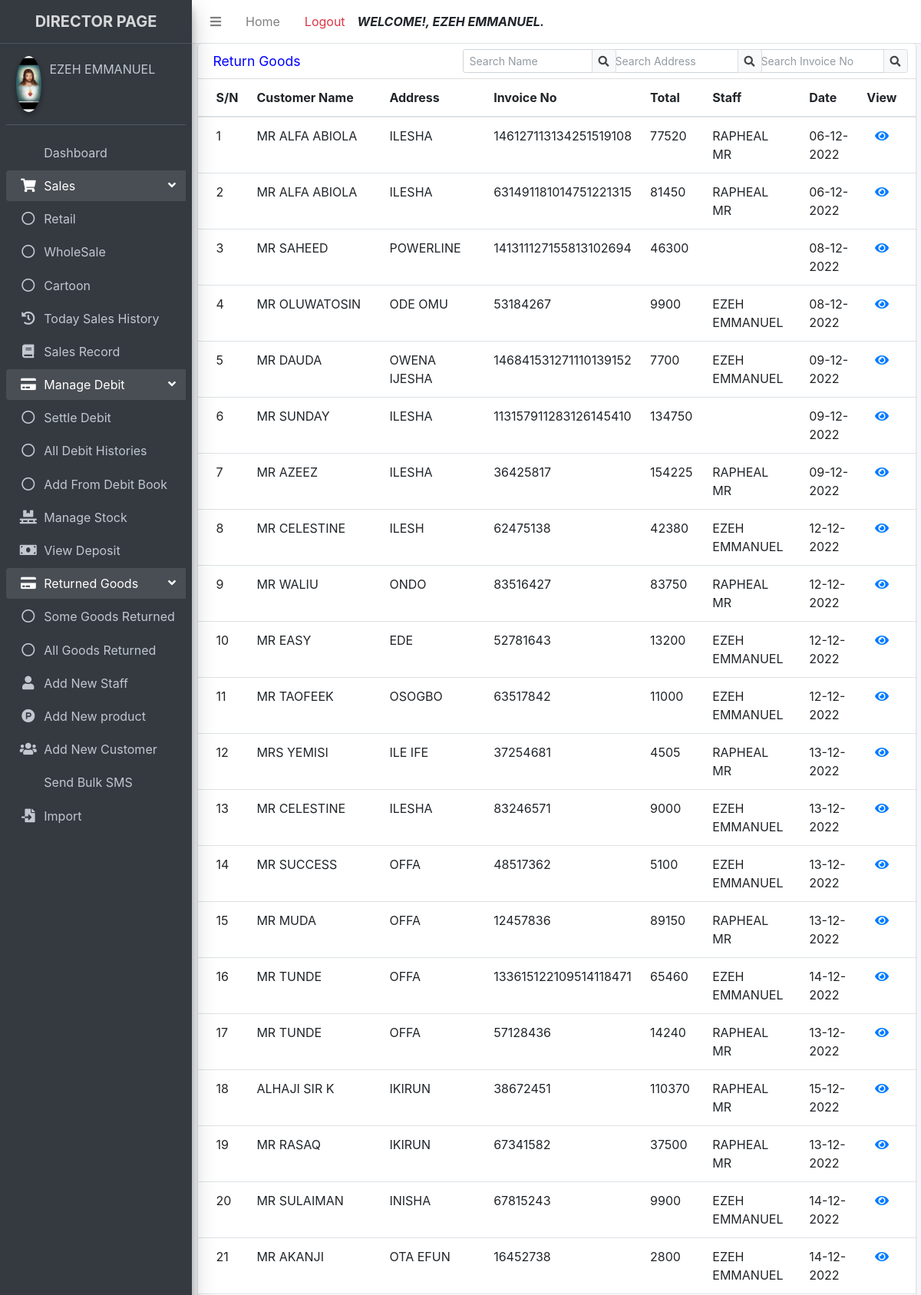
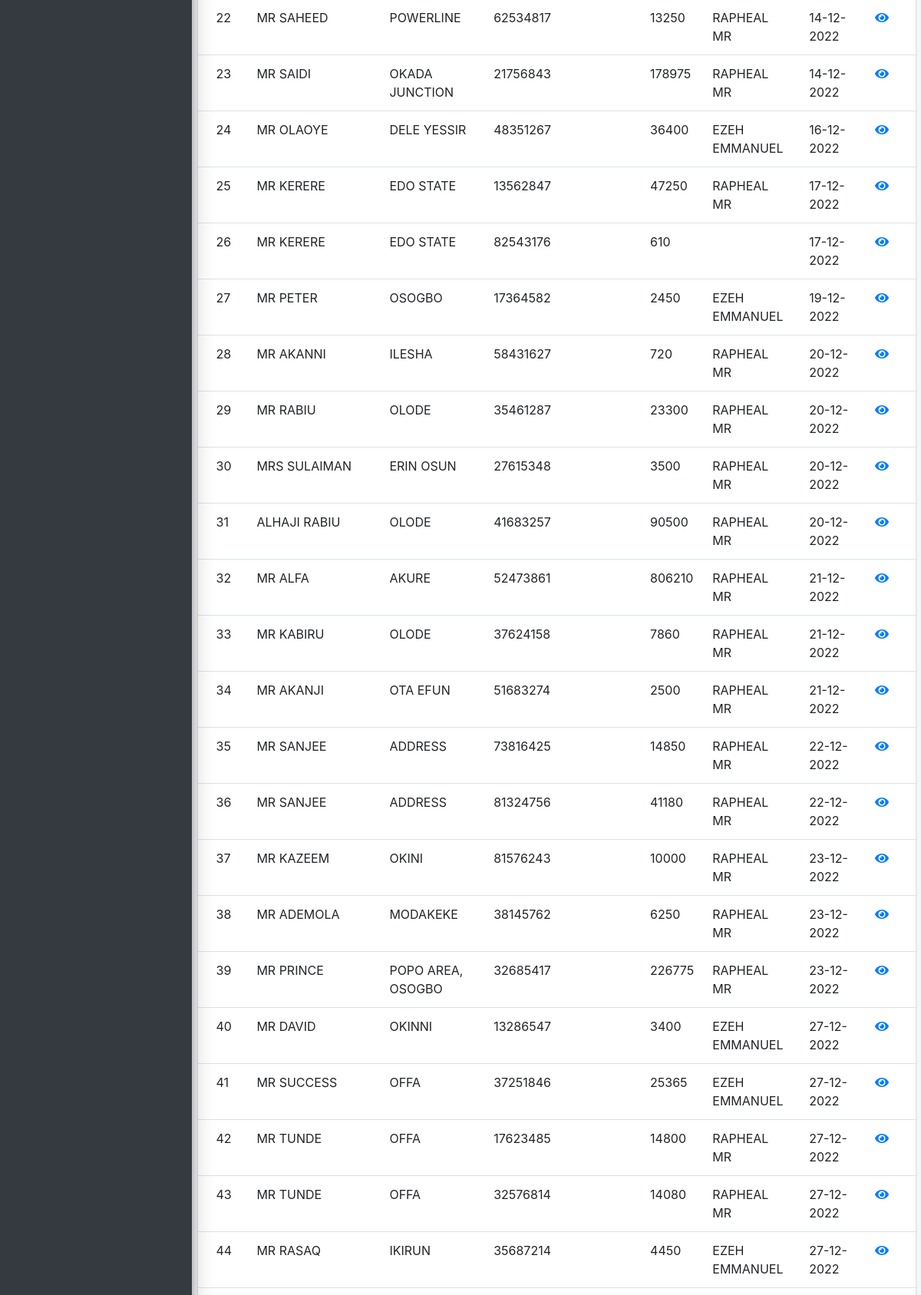
Page /director/return_each_goods.php (signed in, upper part) on the committed database (2 pictures, top to bottom).
### tables this page shows
CREATE TABLE `registered` (
  `id` int(11) NOT NULL AUTO_INCREMENT,
  `firstname` varchar(255) NOT NULL,
  `lastname` varchar(255) NOT NULL,
  `username` varchar(255) NOT NULL,
  `password` varchar(255) NOT NULL,
  `role` varchar(10) NOT NULL,
  `passport` varchar(255) NOT NULL,
  `status` varchar(10) NOT NULL,
  `date_registered` timestamp NOT NULL DEFAULT current_timestamp(),
  PRIMARY KEY (`id`)
);

CREATE TABLE `return_each_goods` (
  `id` int(11) NOT NULL AUTO_INCREMENT,
  `customer_name` varchar(255) NOT NULL,
  `address` varchar(255) NOT NULL,
  `invoice_no` varchar(255) NOT NULL,
  `payment_type` varchar(255) NOT NULL,
  `total` varchar(255) NOT NULL,
  `staff_name` varchar(255) NOT NULL,
  `date` varchar(255) NOT NULL,
  PRIMARY KEY (`id`)
);

### director/return_each_goods.php (the view, shortened to what this page needs)
<?php
include "includes/header.php";
include "includes/navbar.php";
include "includes/sidebar.php";
?>
<section>
    <div class="container-fluid">
        <div class="row">
            <div class="col-12">
                <div class="card">
                    <div class="card-header">
                        <h3 class="card-title">Return Goods</h3>
                        <div class="card-tools">
                            <div class="input-group input-group-sm" style="width: 200px;">
                                <input type="search" name="search" class="form-control float-right"
                                id="invoice_no" onkeyup="availableInvoiceNo(this.value)" placeholder="Search Invoice No">
                                <div class="input-group-append">
                                    <button type="submit" class="btn btn-default">
                                        <i class="fas fa-search"></i>
                                    </button>
                                </div>
                            </div>
                        </div>
                        <div class="card-tools">
                            <div class="input-group input-group-sm" style="width: 200px;">
                                <input type="search" name="search" class="form-control float-right"
                                id="address" onkeyup="availableAddress(this.value,getElementById('name').value)" placeholder="Search Address">
                                <div class="input-group-append">
                                    <button type="submit" class="btn btn-default">
                                        <i class="fas fa-search"></i>
                                    </button>
                                </div>
                            </div>
                        </div>
                        <div class="card-tools">
                            <div class="input-group input-group-sm" style="width: 200px;">
                                <input type="search" name="search" class="form-control float-right"
                                id="name" onkeyup="availableName(this.value)" placeholder="Search Name">
                                <div class="input-group-append">
                                    <button type="submit" class="btn btn-default">
                                        <i class="fas fa-search"></i>
                                    </button>
                                </div>
                            </div>
                        </div>
                    </div>
                    <div class="card-body table-responsive p-0 fixTableHead">
                        <table class="table table-hover">
                        <thead>
                                <tr>
                                    <th>S/N</th>
                                    <th>Customer Name</th>
                                    <th>Address</th>
                                    <th>Invoice No</th>
                                    <th>Total</th>
                                    <th>Staff</th>
                                    <th>Date</th>
                                    <th style="text-align:center">View</th>
                                </tr>
                            </thead>
                            <tbody id ="table">
                                <?php
                                $id = 0;
                  $select = $mod->showEachReturn();
                 while ($row = mysqli_fetch_array($select)){?>
                 <capital>
                                <tr>
                                    <td style="text-transform:uppercase">
                                        <?php echo ++$id ?>
                                    </td>
                                    <td style="text-transform:uppercase">
                                        <?php echo $row['customer_name'] ?>
                                    </td>
                                    <td style="text-transform:uppercase">
                                        <?php echo $row['address'] ?>
                                    </td>
                                    <td style="text-transform:uppercase">
                                        <?php echo $row['invoice_no'] ?>
                                    </td>
                                    <td style="text-transform:uppercase">
                                        <?php echo $row['total'] ?>
                                    </td>
                                    <td style="text-transform:uppercase">
                                        <?php echo $row['staff_name'] ?>
                                    </td>
                                    <td style="text-transform:uppercase">
                                        <?php echo $row['date'] ?>
                                    </td>
                                    <td class="text-center"><a href="return_goods_details.php?invoice=<?php echo $row['invoice_no'] ?>"><i class="fa fa-eye"></i></a></td>
                                </tr>
                                </capital>
                                <?php }
                ?>
                            </tbody>
                        </table>
                    </div>
                </div>
            </div>
        </div>
    </div>
</section>
<?php
include "includes/footer.php";
?>

### director/includes/sidebar.php (shortened to what this page needs)
<aside class="main-sidebar sidebar-dark-primary elevation-4">
  <a href="#" class="brand-link text-center">
    <span class="brand-text font-weight-bold">DIRECTOR PAGE</span>
  </a>
  <div class="sidebar">
    <div class="user-panel mt-3 pb-3 mb-3 d-flex">
      <div class="image">
        <img src="<?php $mod = new Model; $mod->displayPassport();?>" class="img-circle elevation-2">
      </div>
      <div class="info">
        <a href="#" class="d-block"><?php echo $_SESSION["directorfullname"]?></a>
      </div>
    </div>
    <nav class="mt-2">
      <ul class="nav nav-pills nav-sidebar flex-column" data-widget="treeview" role="menu" data-accordion="false">
        <li class="nav-item">
          <a href="dashboard.php" class="nav-link <?php if ($_SERVER['PHP_SELF'] == '/emma_auto_investment/director/dashboard.php'){ echo "active"; } ?> ">
             <p>
                Dashboard
            </p>
         </a>
       </li>
       <li class="nav-item has-treeview menu-open">
          <a href="#" class="nav-link <?php if (($_SERVER['PHP_SELF'] == '/emma_auto_investment/director/retail.php') OR ($_SERVER['PHP_SELF'] == '/emma_auto_investment/director/wholesale.php') OR ($_SERVER['PHP_SELF'] == '/emma_auto_investment/director/carton.php')){ echo "active"; } ?>">
            <i class="nav-icon fas fa-shopping-cart"></i>
            <p>
              Sales
              <i class="right fas fa-angle-left"></i>
            </p>
          </a>
          <ul class="nav nav-treeview">
            <li class="nav-item">
              <a href="retail.php" class="nav-link  <?php if ($_SERVER['PHP_SELF'] == '/emma_auto_investment/director/retail.php'){ echo "active"; } ?>">
                <i class="far fa-circle nav-icon"></i>
                <p>Retail</p>
              </a>
            </li>
            <li class="nav-item">
              <a href="wholesales.php" class="nav-link  <?php if ($_SERVER['PHP_SELF'] == '/emma_auto_investment/director/wholesales.php'){ echo "active"; } ?>">
                <i class="far fa-circle nav-icon"></i>
                <p>WholeSale</p>
              </a>
            </li>
            <li class="nav-item">
              <a href="cartoon.php" class="nav-link  <?php if ($_SERVER['PHP_SELF'] == '/emma_auto_investment/director/cartoon.php'){ echo "active"; } ?>">
                <i class="far fa-circle nav-icon"></i>
                <p>Cartoon</p>
              </a>
            </li>
          </ul>
        </li>
       <li class="nav-item">
          <a href="sales_history.php" class="nav-link <?php if ($_SERVER['PHP_SELF'] == '/emma_auto_investment/director/sales_history.php'){ echo "active"; } ?>">
            <i class="nav-icon fa fa-history"></i>
             <p>
               Today Sales History
            </p>
         </a>
     </li>
     <li class="nav-item">
          <a href="search_record.php" class="nav-link <?php if ($_SERVER['PHP_SELF'] == '/emma_auto_investment/director/search_record.php'){ echo "active"; } ?>">
            <i class="nav-icon fa fa-book"></i>
             <p>
                Sales Record
            </p>
         </a>
     </li>
     <li class="nav-item has-treeview menu-open">
          <a href="#" class="nav-link <?php if (($_SERVER['PHP_SELF'] == '/emma_auto_investment/director/settle_debit.php') OR ($_SERVER['PHP_SELF'] == '/emma_auto_investment/director/debit_history.php') OR ($_SERVER['PHP_SELF'] == '/emma_auto_investment/director/debit_book.php')){ echo "active"; } ?>">
            <i class="nav-icon fa fa-credit-card"></i>
            <p>
              Manage Debit
              <i class="right fas fa-angle-left"></i>
            </p>
          </a>
          <ul class="nav nav-treeview">
            <li class="nav-item">
              <a href="settle_debit.php" class="nav-link  <?php if ($_SERVER['PHP_SELF'] == '/emma_auto_investment/director/settle_debit.php'){ echo "active"; } ?>">
                <i class="far fa-circle nav-icon"></i>
                <p>Settle Debit</p>
              </a>
            </li>
            <li class="nav-item">
              <a href="debit_history.php" class="nav-link  <?php if ($_SERVER['PHP_SELF'] == '/emma_auto_investment/director/debit_history.php'){ echo "active"; } ?>">
                <i class="far fa-circle nav-icon"></i>
                <p>All Debit Histories</p>
              </a>
            </li>
            <li class="nav-item">
              <a href="debit_book.php" class="nav-link  <?php if ($_SERVER['PHP_SELF'] == '/emma_auto_investment/director/debit_book.php'){ echo "active"; } ?>">
                <i class="far fa-circle nav-icon"></i>
                <p>Add From Debit Book</p>
              </a>
            </li>
          </ul>
        </li>
       <li class="nav-item">
          <a href="stock.php" class="nav-link <?php if ($_SERVER['PHP_SELF'] == '/emma_auto_investment/director/stock.php'){ echo "active"; } ?>">
            <i class="nav-icon fa fa-pallet"></i>
             <p>
                Manage Stock
            </p>
         </a>
       </li>
       <li class="nav-item">
          <a href="show_deposit.php" class="nav-link <?php if ($_SERVER['PHP_SELF'] == '/emma_auto_investment/director/show_deposit.php'){ echo "active"; } ?>">
            <i class="nav-icon fa fa-money-bill"></i>
             <p>
                View Deposit
            </p>
         </a>
       </li>
       <li class="nav-item has-treeview menu-open">
          <a href="#" class="nav-link <?php if (($_SERVER['PHP_SELF'] == '/emma_auto_investment/director/return_goods.php') OR ($_SERVER['PHP_SELF'] == '/emma_auto_investment/director/return_each_goods.php')){ echo "active"; } ?>">
            <i class="nav-icon fa fa-credit-card"></i>
            <p>
            Returned Goods
              <i class="right fas fa-angle-left"></i>
            </p>
          </a>
          <ul class="nav nav-treeview">
          <li class="nav-item">
              <a href="return_each_goods.php" class="nav-link  <?php if ($_SERVER['PHP_SELF'] == '/emma_auto_investment/director/return_each_goods.php'){ echo "active"; } ?>">
                <i class="far fa-circle nav-icon"></i>
                <p>Some Goods Returned</p>
              </a>
            </li>
            <li class="nav-item">
              <a href="return_goods.php" class="nav-link  <?php if ($_SERVER['PHP_SELF'] == '/emma_auto_investment/director/return_goods.php'){ echo "active"; } ?>">
                <i class="far fa-circle nav-icon"></i>
                <p>All Goods Returned</p>
              </a>
            </li>
          </ul>
        </li>
        <li class="nav-item">
          <a href="add_new_user.php" class="nav-link <?php if ($_SERVER['PHP_SELF'] == '/emma_auto_investment/director/add_new_user.php'){ echo "active"; } ?>">
            <i class="nav-icon fas fa-user"></i>
             <p>
             Add New Staff
            </p>
         </a>
       </li>
       <li class="nav-item">
          <a href="add_new_product.php" class="nav-link  <?php if ($_SERVER['PHP_SELF'] == '/emma_auto_investment/director/add_new_product.php'){ echo "active"; } ?>">
            <i class="nav-icon fab fa-product-hunt"></i>
             <p>
               Add New product
            </p>
         </a>
       </li>
       <li class="nav-item">
          <a href="add_new_customer.php" class="nav-link <?php if ($_SERVER['PHP_SELF'] == '/emma_auto_investment/director/add_new_customer.php'){ echo "active"; } ?>">
            <i class="nav-icon fas fa-users"></i>
             <p>
             Add New Customer
            </p>
         </a>
       </li>
       <li class="nav-item">
          <a href="bulk_sms.php" class="nav-link <?php if ($_SERVER['PHP_SELF'] == '/emma_auto_investment/director/bulk_sms.php'){ echo "active"; } ?>">
             <p>
             Send Bulk SMS
            </p>
         </a>
       </li>
        <li class="nav-item">
          <a href="import.php" class="nav-link <?php if ($_SERVER['PHP_SELF'] == '/emma_auto_investment/director/import.php'){ echo "active"; } ?>">
            <i class="nav-icon fa fa-file-import"></i>
             <p>
                Import
            </p>
         </a>
       </li>
      </ul>
    </nav>
  </div>
</aside>
<div class="content-wrapper">

### director/includes/header.php (style rules this page uses)
h3 { color:blue; font-weight:bolder; }
.fixTableHead { height: 75vh; }
.fixTableHead thead th { position: sticky; top: 0; background-color:white; }

### rows in the picture
registered: passport (picture)
return_each_goods: customer_name "MR ALFA ABIOLA", address "ILESHA", invoice_no "146127113134251519108", total "77520", staff_name "RAPHEAL MR", date "06-12-2022"
return_each_goods: customer_name "MR ALFA ABIOLA", address "ILESHA", invoice_no "631491181014751221315", total "81450", staff_name "RAPHEAL MR", date "06-12-2022"
return_each_goods: customer_name "MR SAHEED", address "POWERLINE", invoice_no "141311127155813102694", total "46300", date "08-12-2022"
return_each_goods: customer_name "MR OLUWATOSIN", address "ODE OMU", invoice_no "53184267", total "9900", staff_name "EZEH EMMANUEL", date "08-12-2022"
return_each_goods: customer_name "MR DAUDA", address "OWENA IJESHA", invoice_no "146841531271110139152", total "7700", staff_name "EZEH EMMANUEL", date "09-12-2022"
return_each_goods: customer_name "MR SUNDAY", address "ILESHA", invoice_no "113157911283126145410", total "134750", date "09-12-2022"
return_each_goods: customer_name "MR AZEEZ", address "ILESHA", invoice_no "36425817", total "154225", staff_name "RAPHEAL MR", date "09-12-2022"
return_each_goods: customer_name "MR CELESTINE", address "ILESH", invoice_no "62475138", total "42380", staff_name "EZEH EMMANUEL", date "12-12-2022"
return_each_goods: customer_name "MR WALIU", address "ONDO", invoice_no "83516427", total "83750", staff_name "RAPHEAL MR", date "12-12-2022"
return_each_goods: customer_name "MR EASY", address "EDE", invoice_no "52781643", total "13200", staff_name "EZEH EMMANUEL", date "12-12-2022"
return_each_goods: customer_name "MR TAOFEEK", address "OSOGBO", invoice_no "63517842", total "11000", staff_name "EZEH EMMANUEL", date "12-12-2022"
return_each_goods: customer_name "MRS YEMISI", address "ILE IFE", invoice_no "37254681", total "4505", staff_name "RAPHEAL MR", date "13-12-2022"
return_each_goods: customer_name "MR CELESTINE", address "ILESHA", invoice_no "83246571", total "9000", staff_name "EZEH EMMANUEL", date "13-12-2022"
return_each_goods: customer_name "MR SUCCESS", address "OFFA", invoice_no "48517362", total "5100", staff_name "EZEH EMMANUEL", date "13-12-2022"
return_each_goods: customer_name "MR MUDA", address "OFFA", invoice_no "12457836", total "89150", staff_name "RAPHEAL MR", date "13-12-2022"
return_each_goods: customer_name "MR TUNDE", address "OFFA", invoice_no "133615122109514118471", total "65460", staff_name "EZEH EMMANUEL", date "14-12-2022"
return_each_goods: customer_name "MR TUNDE", address "OFFA", invoice_no "57128436", total "14240", staff_name "RAPHEAL MR", date "13-12-2022"
return_each_goods: customer_name "ALHAJI SIR K", address "IKIRUN", invoice_no "38672451", total "110370", staff_name "RAPHEAL MR", date "15-12-2022"
return_each_goods: customer_name "MR RASAQ", address "IKIRUN", invoice_no "67341582", total "37500", staff_name "RAPHEAL MR", date "13-12-2022"
return_each_goods: customer_name "MR SULAIMAN", address "INISHA", invoice_no "67815243", total "9900", staff_name "EZEH EMMANUEL", date "14-12-2022"
return_each_goods: customer_name "MR AKANJI", address "OTA EFUN", invoice_no "16452738", total "2800", staff_name "EZEH EMMANUEL", date "14-12-2022"
return_each_goods: customer_name "MR SAHEED", address "POWERLINE", invoice_no "62534817", total "13250", staff_name "RAPHEAL MR", date "14-12-2022"
return_each_goods: customer_name "MR SAIDI", address "OKADA JUNCTION", invoice_no "21756843", total "178975", staff_name "RAPHEAL MR", date "14-12-2022"
return_each_goods: customer_name "MR OLAOYE", address "DELE YESSIR", invoice_no "48351267", total "36400", staff_name "EZEH EMMANUEL", date "16-12-2022"
return_each_goods: customer_name "MR KERERE", address "EDO STATE", invoice_no "13562847", total "47250", staff_name "RAPHEAL MR", date "17-12-2022"
return_each_goods: customer_name "MR KERERE", address "EDO STATE", invoice_no "82543176", total "610", date "17-12-2022"
return_each_goods: customer_name "MR PETER", address "OSOGBO", invoice_no "17364582", total "2450", staff_name "EZEH EMMANUEL", date "19-12-2022"
return_each_goods: customer_name "MR AKANNI", address "ILESHA", invoice_no "58431627", total "720", staff_name "RAPHEAL MR", date "20-12-2022"
return_each_goods: customer_name "MR RABIU", address "OLODE", invoice_no "35461287", total "23300", staff_name "RAPHEAL MR", date "20-12-2022"
return_each_goods: customer_name "MRS SULAIMAN", address "ERIN OSUN", invoice_no "27615348", total "3500", staff_name "RAPHEAL MR", date "20-12-2022"
return_each_goods: customer_name "ALHAJI RABIU", address "OLODE", invoice_no "41683257", total "90500", staff_name "RAPHEAL MR", date "20-12-2022"
return_each_goods: customer_name "MR ALFA", address "AKURE", invoice_no "52473861", total "806210", staff_name "RAPHEAL MR", date "21-12-2022"
return_each_goods: customer_name "MR KABIRU", address "OLODE", invoice_no "37624158", total "7860", staff_name "RAPHEAL MR", date "21-12-2022"
return_each_goods: customer_name "MR AKANJI", address "OTA EFUN", invoice_no "51683274", total "2500", staff_name "RAPHEAL MR", date "21-12-2022"
return_each_goods: customer_name "MR SANJEE", address "ADDRESS", invoice_no "73816425", total "14850", staff_name "RAPHEAL MR", date "22-12-2022"
return_each_goods: customer_name "MR SANJEE", address "ADDRESS", invoice_no "81324756", total "41180", staff_name "RAPHEAL MR", date "22-12-2022"
return_each_goods: customer_name "MR KAZEEM", address "OKINI", invoice_no "81576243", total "10000", staff_name "RAPHEAL MR", date "23-12-2022"
return_each_goods: customer_name "MR ADEMOLA", address "MODAKEKE", invoice_no "38145762", total "6250", staff_name "RAPHEAL MR", date "23-12-2022"
return_each_goods: customer_name "MR PRINCE", address "POPO AREA, OSOGBO", invoice_no "32685417", total "226775", staff_name "RAPHEAL MR", date "23-12-2022"
return_each_goods: customer_name "MR DAVID", address "OKINNI", invoice_no "13286547", total "3400", staff_name "EZEH EMMANUEL", date "27-12-2022"
return_each_goods: customer_name "MR SUCCESS", address "OFFA", invoice_no "37251846", total "25365", staff_name "EZEH EMMANUEL", date "27-12-2022"
return_each_goods: customer_name "MR TUNDE", address "OFFA", invoice_no "17623485", total "14800", staff_name "RAPHEAL MR", date "27-12-2022"
return_each_goods: customer_name "MR TUNDE", address "OFFA", invoice_no "32576814", total "14080", staff_name "RAPHEAL MR", date "27-12-2022"
return_each_goods: customer_name "MR RASAQ", address "IKIRUN", invoice_no "35687214", total "4450", staff_name "EZEH EMMANUEL", date "27-12-2022"

### other values in the picture
$_SESSION["directorfullname"] "EZEH EMMANUEL"
